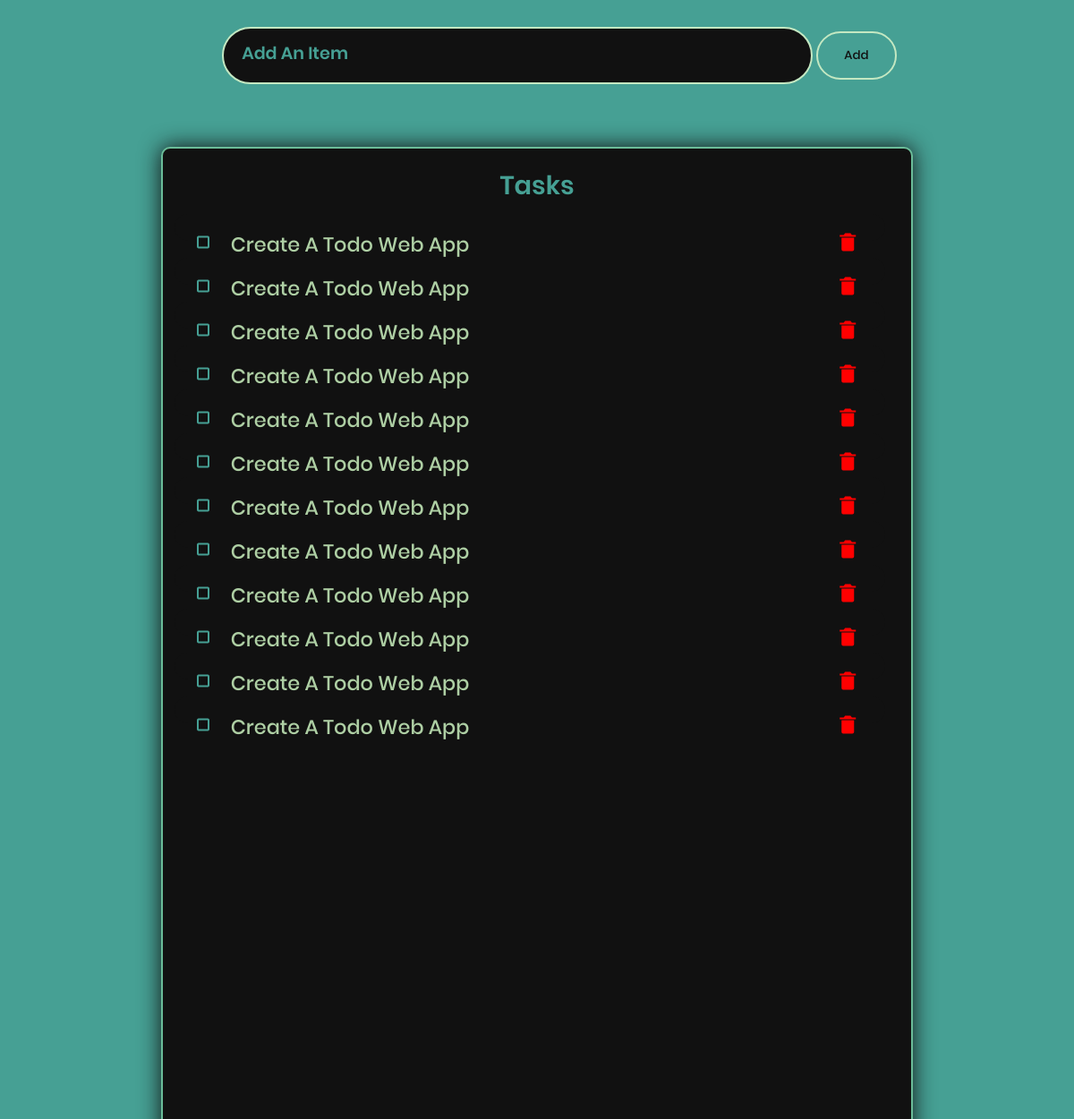
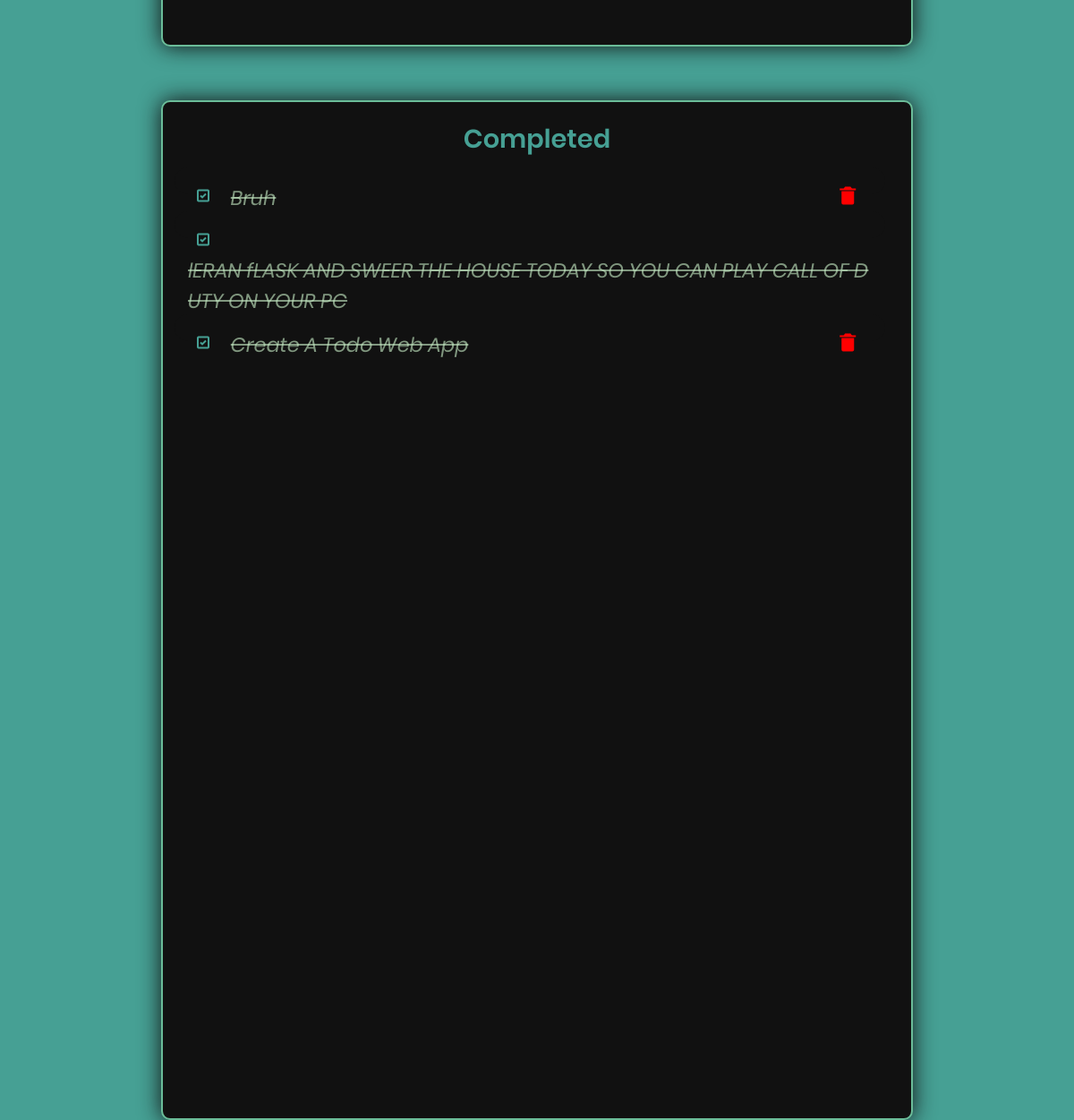
/index, run on the app's committed database (2 pictures, top to bottom).
### app/models.py (models this page shows)
class Todo(db.Model):
    id = db.Column(db.Integer, primary_key=True)
    todotext = db.Column(db.String(64), index=True)
    checked = db.Column(db.Boolean, default=False)
    timestamp = db.Column(db.DateTime, index=True, default=datetime.utcnow)

### app/routes.py (the view)
@app.route('/')
@app.route('/index', methods=['GET', 'POST'])
def index():
    form = TodoForm()
    todo = Todo.query.filter_by(checked = False).order_by(Todo.timestamp.desc()).all()
    ctodo = Todo.query.filter_by(checked = True).order_by(Todo.timestamp.desc()).all()
    if form.validate_on_submit():
        item = Todo(todotext=form.todotext.data)
        db.session.add(item)
        db.session.commit()
        flash(f'ToDo: \'{form.todotext.data}\' was successfully added', category='success')
        return redirect(url_for('index'))
    return render_template('index.html', title='ToDoist WebApp', form = form, todos = todo, ctodos = ctodo)

### app/forms.py
class TodoForm(FlaskForm):
    todotext = StringField('Add an Item', validators=[DataRequired()])
    submit = SubmitField('Add')

### app/templates/index.html (shortened to what this page needs)
<!DOCTYPE html>
<html lang="en">
<head>
    <link rel="stylesheet" href="https://cdnjs.cloudflare.com/ajax/libs/animate.css/4.1.1/animate.min.css"/>
    <link href="{{ url_for('static', filename='index.css') }}" rel="stylesheet"></link>
    <link href="https://unpkg.com/boxicons@2.1.4/css/boxicons.min.css" rel="stylesheet"></link>
</head>
<body>
    <div class="input">
        {% if form %}
        <form action="" method="post" novalidate>
            {{ form.todotext(id='todo', placeholder='Add An Item') }}
            {{ form.submit() }}
        </form>
        {% endif %}
    </div>
    <div class="todocon">
        <div class="todo">
            <h4>Tasks</h4>
            {% for todo in todos %}
                <div class="todotxt">
                    <a href="{{ url_for('checked', id = todo.id) }}" class="icnsl bx bx-checkbox"></a>
                    <p>{{ todo.todotext }}</p>
                    <a href="{{ url_for('delete', id = todo.id) }}" class="icnsr bx bxs-trash-alt"></a>
                </div>
            {% endfor %}
        </div>
        <div class="ctodo">
            <h4>Completed</h4>
            {% for ctodo in ctodos %}
                <div class="todotxt">
                    <a href="{{ url_for('checked', id = ctodo.id) }}" class="icnsl bx bx-checkbox-checked"></a>
                    <p>{{ ctodo.todotext }}</p>
                    <a href="{{ url_for('delete', id = ctodo.id) }}" class="icnsr bx bxs-trash-alt"></a>
                </div>
            {% endfor %}
        </div>
    </div>
</body>
</html>

### app/static/index.css (style rules this page uses)
* { margin: 0; padding: 0; box-sizing: border-box; font-family: "Poppins-Medium", Outfit; }
:root { scroll-behavior: smooth; }
body { color: #c4e8c2; background-color: #46A094; }
.input { text-align: center; }
input[type='text'] { background-color: #111111; color: #c4e8c2; width: 55%; margin-top: 30px; margin-left: 50px; padding: 20px; border-radius: 50px; border: 2px solid #c4e8c2; }
input[type='submit'] { background-color: #46A094; color: #111111; width: 90px; padding: 15px; border: 2px solid #c4e8c2; border-radius: 50px; }
input::placeholder { color: #46a094; font-family: Poppins-SemiBold; font-size: 1.2rem; }
.todocon { position: relative; width: 100%; height: 100vh; display: block; align-items: center; padding-top: 5%; margin-top: 10px; z-index: 1; background: transparent; border-top-left-radius: 40px; border-top-right-radius: 40px; }
.todo, .ctodo { height: 80%; width: 70%; background-color: #111111; border: 2px solid #6bbd99; color: #aecfa4; margin-left: 15%; border-radius: 10px; box-shadow: 0 0 25px #111111; padding-top: 10px; overflow-y: auto; }
.todo { margin-top: 0; }
.ctodo { margin-top: 5%; }
.ctodo h4, .todo h4 { z-index: 1; color: #46A094; font-size: 1.8rem; margin-top: 0; text-align: center; padding: 10px; font-family: Poppins-SemiBold; }
.todotxt { width: 95%; height: 20px; display: inline-block; margin-left: 13px; margin-bottom: 15px; border-radius: 20px; background-color: #111111; padding: 15px; word-break: break-all; }
.todotxt p { font-size: 1.4rem; }
.ctodo .todotxt p, .todo .todotxt p { display: inline-block; }
.ctodo .todotxt p { text-decoration: line-through; font-family: Poppins-Italic; color: #c4e8c29f; }
.icnsl, .icnsr { display: inline; text-decoration: none; font-size: 1.5rem; }
.icnsl { padding: 5px; padding-right: 15px; color: #46a094; }
.icnsr { text-align: right; padding: 5px; padding-right: 15px; float: right; color: red; }

### data on the page
Todo: todotext "Create A Todo Web App"
Todo: todotext "Create A Todo Web App"
Todo: todotext "Create A Todo Web App"
Todo: todotext "Create A Todo Web App"
Todo: todotext "Create A Todo Web App"
Todo: todotext "Create A Todo Web App"
Todo: todotext "Create A Todo Web App"
Todo: todotext "Create A Todo Web App"
Todo: todotext "Create A Todo Web App"
Todo: todotext "Create A Todo Web App"
Todo: todotext "Create A Todo Web App"
Todo: todotext "Create A Todo Web App"
Todo: todotext "Bruh"
Todo: todotext "lERAN fLASK AND SWEER THE HOUSE TODAY SO YOU CAN PLAY CALL OF DUTY ON YOUR PC"
Todo: todotext "Create A Todo Web App"
